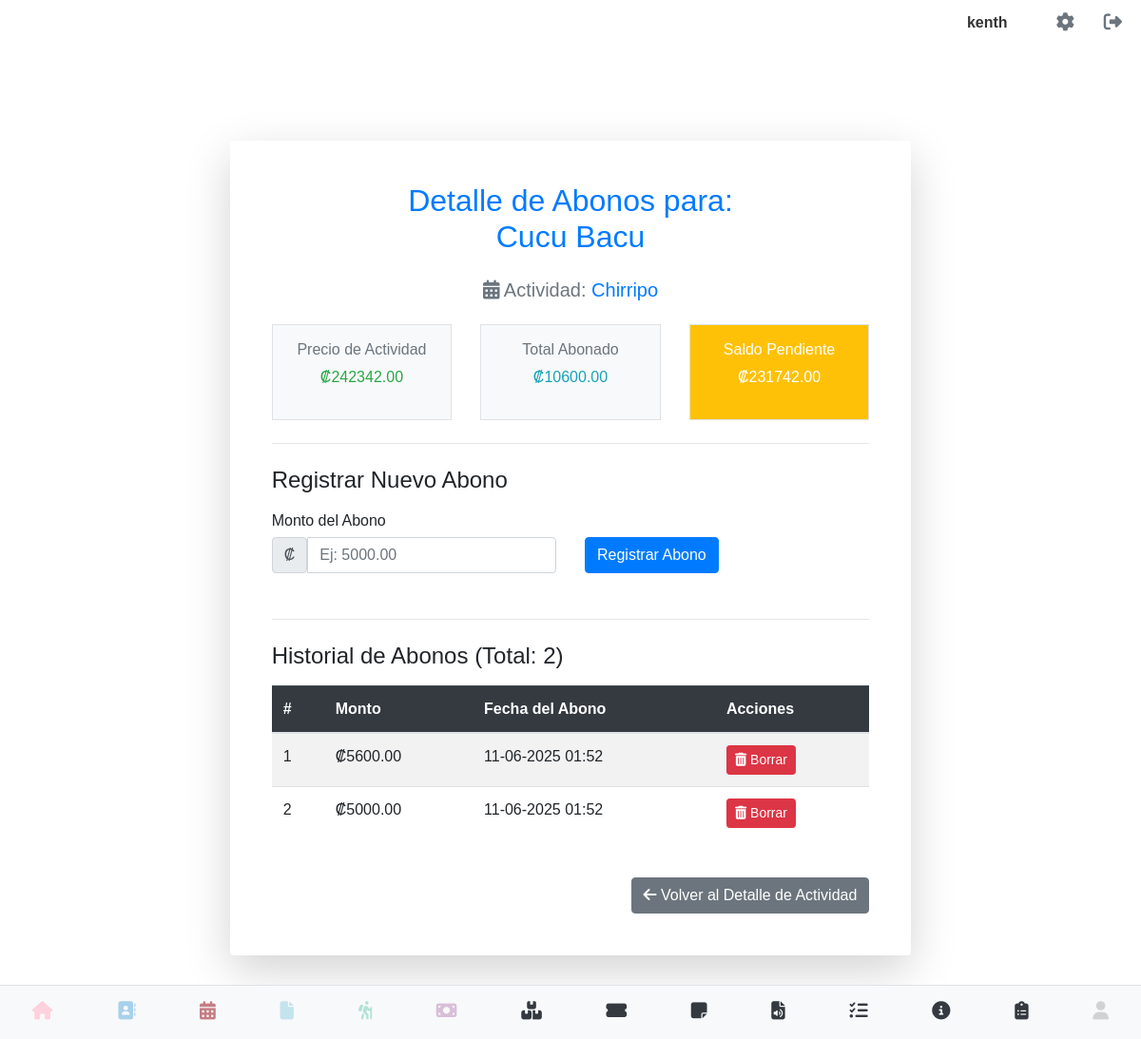
/ver_detalle_contacto_abonos/1 (signed in), run on the app's committed database.
### models.py (models this page shows, shortened)
class User(UserMixin, db.Model):
    __tablename__ = 'users' # Nombre de la tabla es 'users'
    id = db.Column(db.Integer, primary_key=True)
    username = db.Column(db.String(80), unique=True, nullable=False)
    email = db.Column(db.String(120), unique=True, nullable=False)
    cedula = db.Column(db.String(20), unique=True, nullable=False)
    telefono = db.Column(db.String(20), nullable=False)
    password_hash = db.Column(db.String(128))
    image_filename = db.Column(db.String(255), nullable=True)
    @property
    def is_authenticated(self):
        return True

class ContactoActividad(db.Model):
    __tablename__ = 'contacto_actividad'
    id = db.Column(db.Integer, primary_key=True)
    lista_actividad_id = db.Column(db.Integer, db.ForeignKey('lista_actividad.id'), nullable=False)
    contacto_id = db.Column(db.Integer, db.ForeignKey('contacto.id'), nullable=True) # Puede ser nulo si es manual
    nombre_manual = db.Column(db.String(100), nullable=True)
    apellido_manual = db.Column(db.String(100), nullable=True)
    telefono_manual = db.Column(db.String(20), nullable=True)
    estado = db.Column(db.String(50), default='Pendiente') # Pendiente, Reservado, Cancelado
    fecha_registro = db.Column(db.DateTime, default=datetime.utcnow)
    contacto = db.relationship('Contacto', backref=db.backref('actividades_apuntado', lazy=True))
    abonos = db.relationship('Abono', backref='contacto_actividad', lazy=True, cascade="all, delete-orphan")
    def get_nombre_completo(self):
        if self.contacto:
            return f"{self.contacto.nombre.title()} {self.contacto.primer_apellido.title() if self.contacto.primer_apellido else ''} {self.contacto.segundo_apellido.title() if self.contacto.segundo_apellido else ''}".strip()
        return f"{self.nombre_manual.title()} {self.apellido_manual.title() if self.apellido_manual else ''}".strip()

class ListaActividad(db.Model):
    __tablename__ = 'lista_actividad'
    id = db.Column(db.Integer, primary_key=True)
    usuario_id = db.Column(db.Integer, db.ForeignKey('users.id'), nullable=False)
    avatar_actividad = db.Column(db.String(255), nullable=True)
    nombre_actividad = db.Column(db.String(255), nullable=False)
    fecha_actividad = db.Column(db.Date, nullable=False)
    precio_actividad = db.Column(db.Numeric(10, 2), nullable=False)
    capacidad = db.Column(db.String(50), nullable=False) # Cambiado a String para "Más de 45"
    dificultad_actividad = db.Column(db.String(50), nullable=False)
    hora_salida = db.Column(db.Time, nullable=False)
    lugar_salida = db.Column(db.String(255), nullable=False)
    distancia = db.Column(db.String(100), nullable=True)
    descripcion = db.Column(db.Text, nullable=True)
    incluye = db.Column(db.Text, nullable=True)
    instrucciones = db.Column(db.Text, nullable=True)
    recomendaciones = db.Column(db.Text, nullable=True)
    fecha_creacion = db.Column(db.DateTime, default=datetime.utcnow)
    contactos_actividad = db.relationship('ContactoActividad', backref='lista_actividad', lazy=True, cascade="all, delete-orphan")

class Abono(db.Model):
    __tablename__ = 'abonos'
    id = db.Column(db.Integer, primary_key=True)
    contacto_actividad_id = db.Column(db.Integer, db.ForeignKey('contacto_actividad.id'), nullable=False)
    monto_abono = db.Column(db.Numeric(10, 2), nullable=False)
    fecha_abono = db.Column(db.DateTime, default=datetime.utcnow)
    notas = db.Column(db.Text, nullable=True)

### lista_abonos.py (the view, shortened to what this page needs)
@abonos_bp.route('/ver_detalle_contacto_abonos/<int:contacto_actividad_id>', methods=['GET', 'POST']) # AÑADIDO 'POST' AQUÍ
@login_required
def ver_detalle_contacto_abonos(contacto_actividad_id):
    contacto_actividad = ContactoActividad.query.get_or_404(contacto_actividad_id)
    if contacto_actividad.lista_actividad.usuario_id != current_user.id:
        flash('No tienes permiso para ver los detalles de este contacto.', 'danger')
        return redirect(url_for('abonos.ver_lista')) # O a la lista de actividades
    form_abono = AbonoForm()
    total_abonado = sum(abono.monto_abono for abono in contacto_actividad.abonos)
    precio_total_actividad = contacto_actividad.lista_actividad.precio_actividad
    saldo_pendiente = precio_total_actividad - total_abonado
    return render_template(
        'detalle_contacto_abonos.html',
        contacto_actividad=contacto_actividad,
        total_abonado=total_abonado,
        precio_total_actividad=precio_total_actividad,
        saldo_pendiente=saldo_pendiente,
        form_abono=form_abono
    )

### lista_abonos.py
class AbonoForm(FlaskForm):
    monto = DecimalField('Monto del Abono', validators=[DataRequired(), NumberRange(min=0.01)])
    submit = SubmitField('Registrar Abono')

### app.py (called while the page is built)
@login_manager.user_loader
def load_user(user_id):
    return User.query.get(int(user_id))

### templates/detalle_contacto_abonos.html (shortened to what this page needs)
{% extends 'base.html' %}
{% block content %}
<div class="container mt-5 mb-5">
    <div class="row justify-content-center">
        <div class="col-md-9 col-lg-8">
            <div class="card shadow-lg p-4 rounded-3 border-0">
                <div class="card-body">
                    <h2 class="card-title text-center mb-4 text-primary fw-bold">Detalle de Abonos para: <br>
                        {{ contacto_actividad.get_nombre_completo() }}
                    </h2>
                    <h5 class="text-center text-muted mb-4">
                        <i class="fas fa-calendar-alt me-2"></i> Actividad: <a href="{{ url_for('abonos.detalle_lista', lista_id=contacto_actividad.lista_actividad.id) }}" class="text-decoration-none">{{ contacto_actividad.lista_actividad.nombre_actividad }}</a>
                    </h5>
                    <div class="row mb-4 text-center">
                        <div class="col-md-4">
                            <div class="p-3 border rounded-3 bg-light">
                                <h6 class="text-muted">Precio de Actividad</h6>
                                <p class="fs-4 fw-bold text-success">₡{{ "%.2f"|format(precio_total_actividad) }}</p>
                            </div>
                        </div>
                        <div class="col-md-4">
                            <div class="p-3 border rounded-3 bg-light">
                                <h6 class="text-muted">Total Abonado</h6>
                                <p class="fs-4 fw-bold text-info">₡{{ "%.2f"|format(total_abonado) }}</p>
                            </div>
                        </div>
                        <div class="col-md-4">
                            <div class="p-3 border rounded-3 {% if saldo_pendiente > 0 %}bg-warning{% else %}bg-success{% endif %}">
                                <h6 class="text-white">Saldo Pendiente</h6>
                                <p class="fs-4 fw-bold text-white">₡{{ "%.2f"|format(saldo_pendiente) }}</p>
                            </div>
                        </div>
                    </div>
                    <hr class="my-4">
                    <h4 class="mb-3">Registrar Nuevo Abono</h4>
                    <form method="POST" class="mb-5">
                        <div class="row g-3 align-items-end">
                            <div class="col-md-6">
                                {{ form_abono.monto.label(class="form-label") }}
                                <div class="input-group">
                                    <span class="input-group-text">₡</span>
                                    {{ form_abono.monto(class="form-control", placeholder="Ej: 5000.00") }}
                                </div>
                            </div>
                            <div class="col-md-6 d-grid">
                                {{ form_abono.submit(class="btn btn-primary") }}
                            </div>
                        </div>
                    </form>
                    <hr class="my-4">
                    <h4 class="mb-3">Historial de Abonos (Total: {{ contacto_actividad.abonos|length }})</h4>
                    {% if contacto_actividad.abonos %}
                        <div class="table-responsive">
                            <table class="table table-hover table-striped">
                                <thead class="table-dark">
                                    <tr>
                                        <th scope="col">#</th>
                                        <th scope="col">Monto</th>
                                        <th scope="col">Fecha del Abono</th>
                                        <th scope="col">Acciones</th>
                                    </tr>
                                </thead>
                                <tbody>
                                    {% for abono in contacto_actividad.abonos | sort(attribute='fecha_abono', reverse=true) %}
                                    <tr>
                                        <td>{{ loop.index }}</td>
                                        <td>₡{{ "%.2f"|format(abono.monto_abono) }}</td>
                                        <td>{{ abono.fecha_abono.strftime('%d-%m-%Y %H:%M') }}</td>
                                        <td>
                                            <button type="button" class="btn btn-danger btn-sm" onclick="confirmDeleteAbono({{ abono.id }}, '₡{{ "%.2f"|format(abono.monto_abono) }}')">
                                                <i class="fas fa-trash-alt me-1"></i> Borrar
                                            </button>
                                        </td>
                                    </tr>
                                    {% endfor %}
                                </tbody>
                            </table>
                        </div>
                    {% else %}
                        <div class="alert alert-info text-center" role="alert">
                            No hay abonos registrados para este participante.
                        </div>
                    {% endif %}
                    <div class="d-flex justify-content-end mt-4">
                        <a href="{{ url_for('abonos.detalle_lista', lista_id=contacto_actividad.lista_actividad.id) }}" class="btn btn-secondary">
                            <i class="fas fa-arrow-left me-2"></i> Volver al Detalle de Actividad
                        </a>
                    </div>
                </div>
            </div>
        </div>
    </div>
</div>
{% endblock %}

### templates/base.html (shortened to what this page needs)
<!DOCTYPE html>
<html lang="es">
<head>
    <link rel="stylesheet" type="text/css" href="{{ url_for('static', filename='css/main.css') }}">
    <link rel="stylesheet" href="https://cdn.jsdelivr.net/npm/sweetalert2@11/dist/sweetalert2.min.css">
</head>
<body>
    <div class="contactos-container">
    {% if current_user.is_authenticated %}
        <div class="top-right">
            <span class="username-display">{{ current_user.username }}</span>
            <a href="{{ url_for('perfil') }}" class="gear-icon"><i class="fas fa-cog"></i></a>
            <a href="{{ url_for('logout') }}" class="logout-icon"><i class="fas fa-sign-out-alt"></i></a>
        </div>
    {% endif %}
</div>
<div class="container-block">
    {% block content %}
    {% endblock %}
</div>
{% include "navbar.html" %}
</body>
</html>

### static/css/base.css (style rules this page uses)
body { font-family: sans-serif; margin: 0; }
.container-block { margin-top:80px; padding: 20px; }
.top-right { position: absolute; top: 10px; right: 20px; display: flex; align-items: center; }
.gear-icon, .logout-icon { font-size: 24px; text-decoration: none; color: #333; margin-left: 15px; }
.username-display { margin-right: 20px; font-weight: bold; color: #333; }
label { display: block; margin-bottom: 5px; }

### static/css/forms.css (style rules this page uses)
label { display: block; margin-bottom: 5px; }

### static/css/perfil.css (style rules this page uses)
body { font-family: sans-serif; margin: 20px; }

### static/css/listar_contacto.css (style rules this page uses)
.contactos-container { font-family: Arial, sans-serif; color: #333; }
.contactos-container .top-right { display: flex; justify-content: flex-end; align-items: center; gap: 1rem; padding-bottom: 1rem; }
.contactos-container .username-display { font-weight: bold; }
.contactos-container .gear-icon, .contactos-container .logout-icon { color: #6c757d; font-size: 1.2rem; text-decoration: none; }

### data on the page
User: username "kenth"
ContactoActividad: get_nombre_completo "Cucu Bacu"
ListaActividad: lista_actividad.nombre_actividad "Chirripo", precio_actividad "242342.00"
Abono: monto_abono "5600.00", fecha_abono "11-06-2025 01:52"
Abono: monto_abono "5000.00", fecha_abono "11-06-2025 01:52"

### other printed values
{{ "%.2f"|format(total_abonado) }} "10600.00"
{{ "%.2f"|format(saldo_pendiente) }} "231742.00"
{{ contacto_actividad.abonos|length }} "2"
